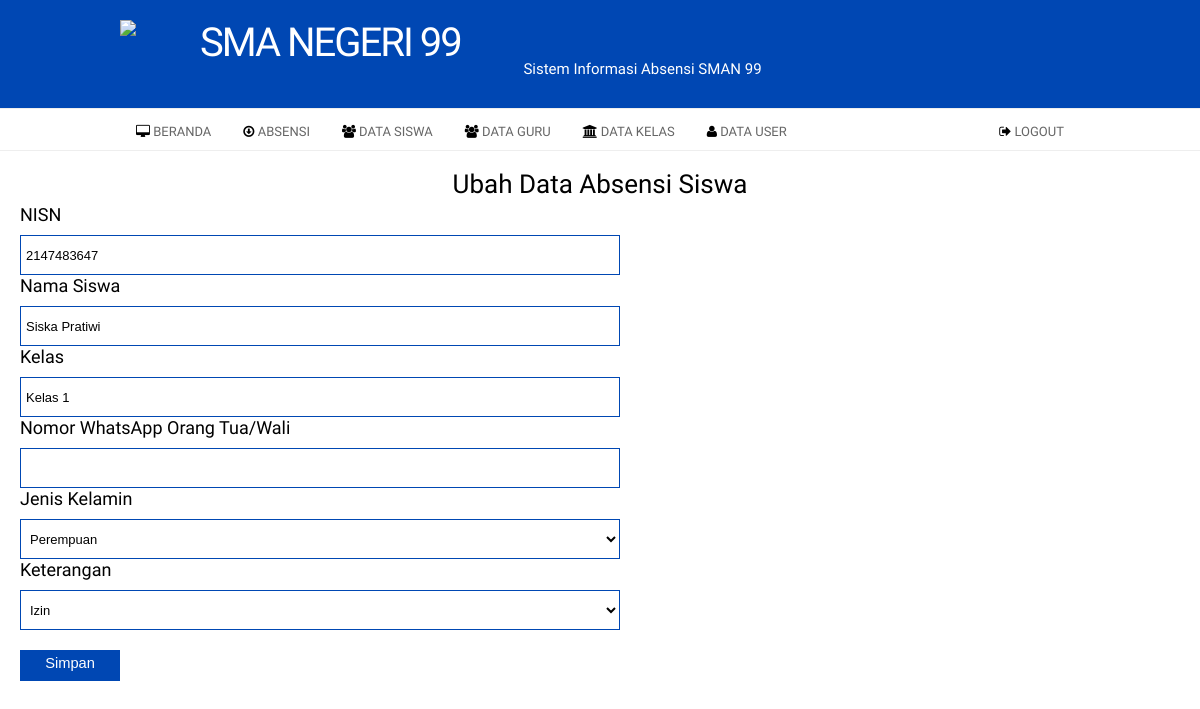
The app's page /index.php?page=siswa&aksi=ubah&id=61 (signed in), older data.
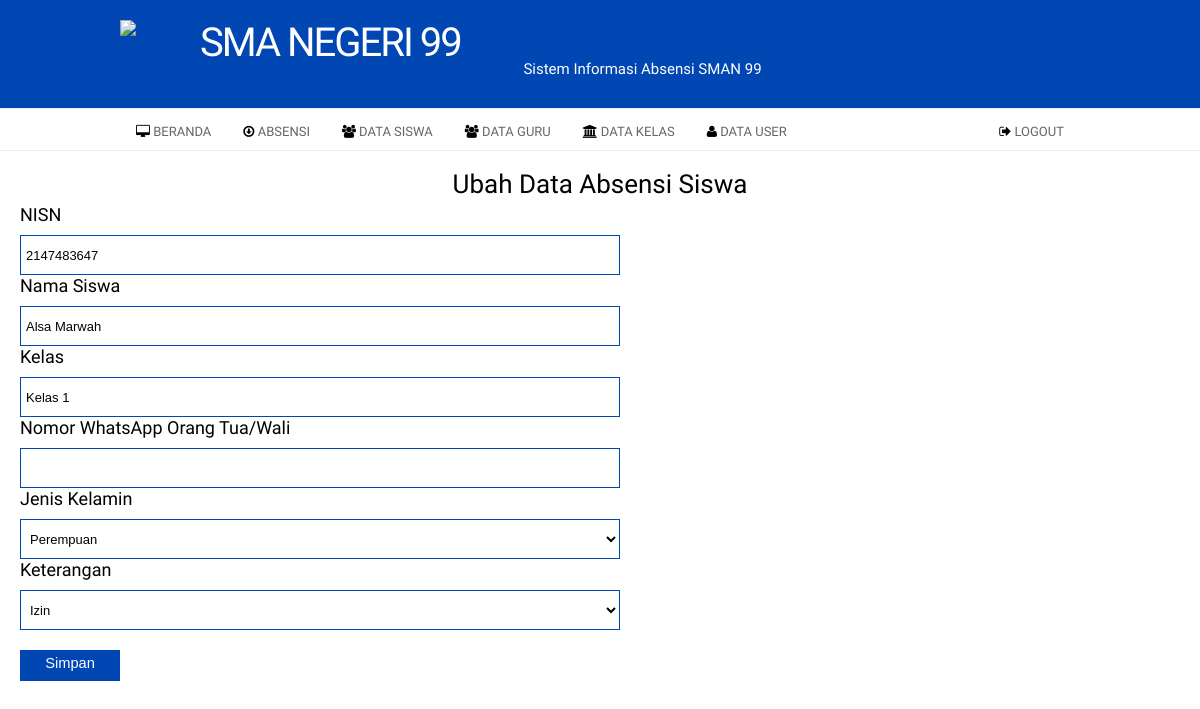
The same page, newer data.
### tables this page shows
CREATE TABLE `tb_siswa` (
  `id` int(11) NOT NULL,
  `nisn` int(15) NOT NULL,
  `nama` varchar(50) NOT NULL,
  `kelas` varchar(50) NOT NULL,
  `tanggal` varchar(15) NOT NULL,
  `jenis_kelamin` enum('Laki-laki','Perempuan') NOT NULL,
  `keterangan` enum('Hadir','Sakit','Izin','Alpa') NOT NULL
);

### page/admin/siswa/ubah.php (the view, shortened to what this page needs)
<?php
    $id = $_GET['id'];
    $sql = $koneksi->query("select * from tb_siswa where id='$id'");
    $tampil = $sql->fetch_assoc();
    $jenis_kelamin = $tampil['jenis_kelamin'];
    $keterangan = $tampil['keterangan'];
?>
<h2 align="center">Ubah Data Absensi Siswa</h2>
                                    <form method="POST">
                                            <h4>NISN</h4>
                                            <input class="textfield" name="nisn" value="<?php echo $tampil['nisn'];?>"/>
                                            <h4>Nama Siswa</h4>
                                            <input class="textfield" name="nama" value="<?php echo $tampil['nama'];?>"/>
                                            <h4>Kelas</h4>
                                            <input class="textfield" name="kelas" value="<?php echo $tampil['kelas'];?>"/>
                                            <h4>Nomor WhatsApp Orang Tua/Wali</h4>
                                            <input class="textfield" name="nomorhp" value="<?php echo $tampil['nomorhp'];?>"/>
                                            <h4>Jenis Kelamin</h4>
                                            <select class="textfield" name="jenis_kelamin">
                                                <option value="Perempuan" <?php if ($jenis_kelamin=='Perempuan')
                                                {echo "selected";} ?>>Perempuan</option>
                                            </select>
                                            <h4>Keterangan</h4>
                                            <select class="textfield" name="keterangan">
                                                <option value="Izin" <?php if ($keterangan=='Izin')
                                                {echo "selected";} ?>>Izin</option>
                                            </select>
                                            <br>
                                            <input type="submit" name="simpan" value="Simpan" class="simpan">
                                </form>

Row changes from the older to the newer data that the page shows:
changed tb_siswa "Kelas 1": nama "Siska Pratiwi" → "Alsa Marwah"
